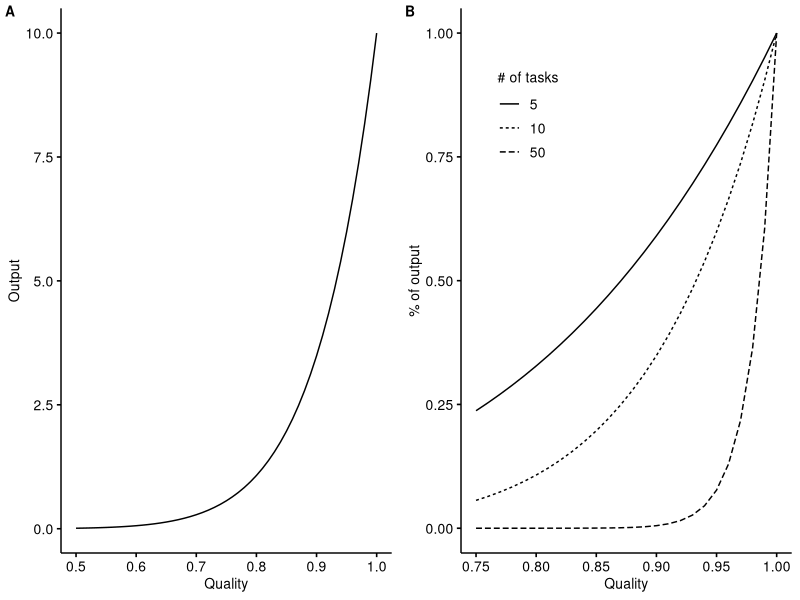
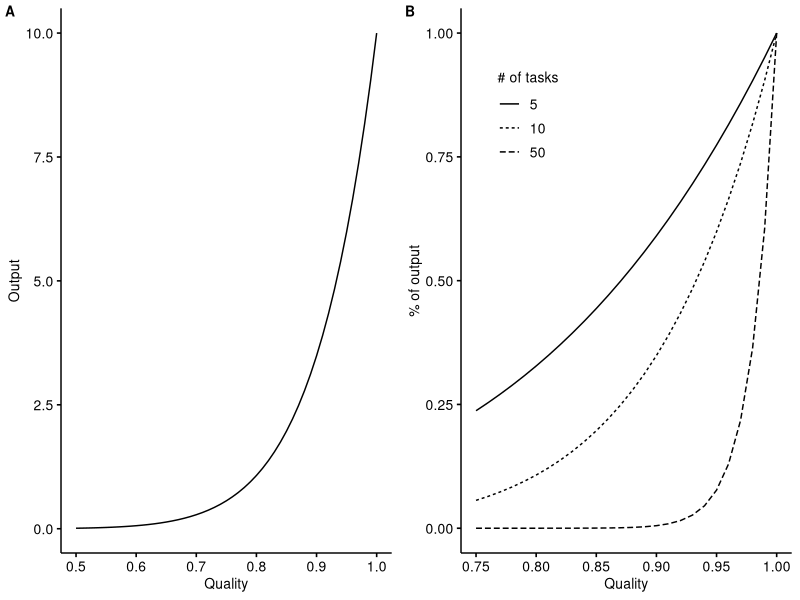

R code for these plots, in order:
library(tidyverse)
library(ggpubr)

# output decline bwetween .95 and 90 in quality, by number of tasks
tb <- tibble(tasks = 1:100, output_95 = 0.95^(tasks)*tasks, output_90 = 0.9^(tasks)*tasks) %>%
  mutate(diff_ratio = output_95 / output_90,
         diff_abs = output_95 - output_90)

# output by quality for 10 task process
 quality <- seq(0.50, 1, 0.01)
 tasks <- rep(10, length(quality))
 output_tb <- tibble(quality, tasks) %>%
 mutate(output = quality^(tasks)*tasks)

p5 <- ggline(output_tb,
       numeric.x.axis = TRUE,
       x = "quality",
       y = "output",
       plot_type = "l",
       xlab = "Quality",
       ylab = "Output") %>%
  ggpar(font.tickslab = 10, font.x = 10, font.y = 10)


# percentage of output lost by worker quality for 4 different task levels
quality <- seq(0.75, 1, 0.01)

tasks <- c(rep(5, length(quality)), rep(10, length(quality)), rep(50, length(quality)))

 scaled_output_tb <- tibble(qual = rep(quality, 3), tasks) %>%
 mutate(output = qual^(tasks)*tasks) %>%
   mutate(rescaled_output = output/tasks) %>%
   mutate(tasks = as.factor(tasks))

p6 <- ggline(scaled_output_tb,
             numeric.x.axis = TRUE,
             #group = "tasks",
             x = "qual",
             y = "rescaled_output",
             linetype = "tasks",
             plot_type = "l",
             xlab = "Quality",
             ylab = "% of output",
             palette = "jco") %>%
  ggpar(font.tickslab = 10, font.x = 10, font.y = 10, font.legend = 10, legend = "top", legend.title = "# of tasks") +
  theme(legend.position = c(0.2, 0.8))

ggarrange(p5, p6, ncol = 2, nrow = 1, labels = c("A", "B"), font.label = list(size = 10, face = "bold"))

ggsave(
  filename = "../figures/oring_quality.pdf",
  plot = last_plot(),
  device = NULL,
  path = NULL,
  scale = 1,
  width = 18.4,
  height = 8,
  units = c("cm"),
  dpi = "print",
  limitsize = TRUE
)
